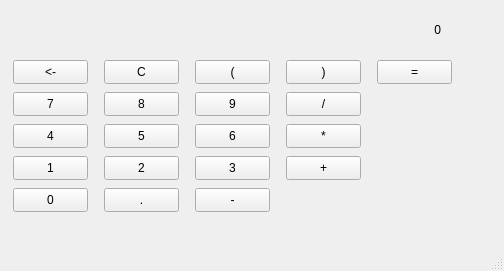
<?xml version="1.0" encoding="UTF-8"?>
<ui version="4.0">
 <class>MainWindow</class>
 <widget class="QMainWindow" name="MainWindow">
  <property name="geometry">
   <rect>
    <x>0</x>
    <y>0</y>
    <width>504</width>
    <height>271</height>
   </rect>
  </property>
  <property name="windowTitle">
   <string>MainWindow</string>
  </property>
  <widget class="QWidget" name="centralwidget">
   <widget class="QLabel" name="lblResult">
    <property name="geometry">
     <rect>
      <x>10</x>
      <y>20</y>
      <width>431</width>
      <height>19</height>
     </rect>
    </property>
    <property name="styleSheet">
     <string notr="true">font: 12pt &quot;Sans Serif&quot;;</string>
    </property>
    <property name="text">
     <string>0</string>
    </property>
    <property name="alignment">
     <set>Qt::AlignmentFlag::AlignRight|Qt::AlignmentFlag::AlignTrailing|Qt::AlignmentFlag::AlignVCenter</set>
    </property>
   </widget>
   <widget class="QPushButton" name="btnEqual">
    <property name="geometry">
     <rect>
      <x>377</x>
      <y>60</y>
      <width>75</width>
      <height>24</height>
     </rect>
    </property>
    <property name="sizePolicy">
     <sizepolicy hsizetype="Minimum" vsizetype="Fixed">
      <horstretch>0</horstretch>
      <verstretch>0</verstretch>
     </sizepolicy>
    </property>
    <property name="minimumSize">
     <size>
      <width>0</width>
      <height>0</height>
     </size>
    </property>
    <property name="maximumSize">
     <size>
      <width>1000</width>
      <height>1000</height>
     </size>
    </property>
    <property name="styleSheet">
     <string notr="true"/>
    </property>
    <property name="text">
     <string>=</string>
    </property>
    <attribute name="buttonGroup">
     <string notr="true">buttonGroup</string>
    </attribute>
   </widget>
   <widget class="QPushButton" name="btnMinus">
    <property name="geometry">
     <rect>
      <x>195</x>
      <y>188</y>
      <width>75</width>
      <height>24</height>
     </rect>
    </property>
    <property name="styleSheet">
     <string notr="true"/>
    </property>
    <property name="text">
     <string>-</string>
    </property>
    <attribute name="buttonGroup">
     <string notr="true">btnGrpDisp</string>
    </attribute>
   </widget>
   <widget class="QPushButton" name="btnPoint">
    <property name="geometry">
     <rect>
      <x>104</x>
      <y>188</y>
      <width>75</width>
      <height>24</height>
     </rect>
    </property>
    <property name="text">
     <string>.</string>
    </property>
    <attribute name="buttonGroup">
     <string notr="true">btnGrpDisp</string>
    </attribute>
   </widget>
   <widget class="QPushButton" name="btn0">
    <property name="geometry">
     <rect>
      <x>13</x>
      <y>188</y>
      <width>75</width>
      <height>24</height>
     </rect>
    </property>
    <property name="text">
     <string>0</string>
    </property>
    <attribute name="buttonGroup">
     <string notr="true">btnGrpDisp</string>
    </attribute>
   </widget>
   <widget class="QPushButton" name="btnPlus">
    <property name="geometry">
     <rect>
      <x>286</x>
      <y>156</y>
      <width>75</width>
      <height>24</height>
     </rect>
    </property>
    <property name="styleSheet">
     <string notr="true"/>
    </property>
    <property name="text">
     <string>+</string>
    </property>
    <attribute name="buttonGroup">
     <string notr="true">btnGrpDisp</string>
    </attribute>
   </widget>
   <widget class="QPushButton" name="btn2">
    <property name="geometry">
     <rect>
      <x>104</x>
      <y>156</y>
      <width>75</width>
      <height>24</height>
     </rect>
    </property>
    <property name="text">
     <string>2</string>
    </property>
    <attribute name="buttonGroup">
     <string notr="true">btnGrpDisp</string>
    </attribute>
   </widget>
   <widget class="QPushButton" name="btn3">
    <property name="geometry">
     <rect>
      <x>195</x>
      <y>156</y>
      <width>75</width>
      <height>24</height>
     </rect>
    </property>
    <property name="text">
     <string>3</string>
    </property>
    <attribute name="buttonGroup">
     <string notr="true">btnGrpDisp</string>
    </attribute>
   </widget>
   <widget class="QPushButton" name="btn1">
    <property name="geometry">
     <rect>
      <x>13</x>
      <y>156</y>
      <width>75</width>
      <height>24</height>
     </rect>
    </property>
    <property name="text">
     <string>1</string>
    </property>
    <attribute name="buttonGroup">
     <string notr="true">btnGrpDisp</string>
    </attribute>
   </widget>
   <widget class="QPushButton" name="btnMul">
    <property name="geometry">
     <rect>
      <x>286</x>
      <y>124</y>
      <width>75</width>
      <height>24</height>
     </rect>
    </property>
    <property name="styleSheet">
     <string notr="true"/>
    </property>
    <property name="text">
     <string>*</string>
    </property>
    <attribute name="buttonGroup">
     <string notr="true">btnGrpDisp</string>
    </attribute>
   </widget>
   <widget class="QPushButton" name="btn5">
    <property name="geometry">
     <rect>
      <x>104</x>
      <y>124</y>
      <width>75</width>
      <height>24</height>
     </rect>
    </property>
    <property name="text">
     <string>5</string>
    </property>
    <attribute name="buttonGroup">
     <string notr="true">btnGrpDisp</string>
    </attribute>
   </widget>
   <widget class="QPushButton" name="btn4">
    <property name="geometry">
     <rect>
      <x>13</x>
      <y>124</y>
      <width>75</width>
      <height>24</height>
     </rect>
    </property>
    <property name="text">
     <string>4</string>
    </property>
    <attribute name="buttonGroup">
     <string notr="true">btnGrpDisp</string>
    </attribute>
   </widget>
   <widget class="QPushButton" name="btn6">
    <property name="geometry">
     <rect>
      <x>195</x>
      <y>124</y>
      <width>75</width>
      <height>24</height>
     </rect>
    </property>
    <property name="text">
     <string>6</string>
    </property>
    <attribute name="buttonGroup">
     <string notr="true">btnGrpDisp</string>
    </attribute>
   </widget>
   <widget class="QPushButton" name="btn9">
    <property name="geometry">
     <rect>
      <x>195</x>
      <y>92</y>
      <width>75</width>
      <height>24</height>
     </rect>
    </property>
    <property name="text">
     <string>9</string>
    </property>
    <attribute name="buttonGroup">
     <string notr="true">btnGrpDisp</string>
    </attribute>
   </widget>
   <widget class="QPushButton" name="btnDiv">
    <property name="geometry">
     <rect>
      <x>286</x>
      <y>92</y>
      <width>75</width>
      <height>24</height>
     </rect>
    </property>
    <property name="styleSheet">
     <string notr="true"/>
    </property>
    <property name="text">
     <string>/</string>
    </property>
    <attribute name="buttonGroup">
     <string notr="true">btnGrpDisp</string>
    </attribute>
   </widget>
   <widget class="QPushButton" name="btn8">
    <property name="geometry">
     <rect>
      <x>104</x>
      <y>92</y>
      <width>75</width>
      <height>24</height>
     </rect>
    </property>
    <property name="text">
     <string>8</string>
    </property>
    <attribute name="buttonGroup">
     <string notr="true">btnGrpDisp</string>
    </attribute>
   </widget>
   <widget class="QPushButton" name="btn7">
    <property name="geometry">
     <rect>
      <x>13</x>
      <y>92</y>
      <width>75</width>
      <height>24</height>
     </rect>
    </property>
    <property name="text">
     <string>7</string>
    </property>
    <attribute name="buttonGroup">
     <string notr="true">btnGrpDisp</string>
    </attribute>
   </widget>
   <widget class="QPushButton" name="btnBackspace">
    <property name="geometry">
     <rect>
      <x>13</x>
      <y>60</y>
      <width>75</width>
      <height>24</height>
     </rect>
    </property>
    <property name="styleSheet">
     <string notr="true"/>
    </property>
    <property name="text">
     <string>&lt;-</string>
    </property>
    <attribute name="buttonGroup">
     <string notr="true">buttonGroup</string>
    </attribute>
   </widget>
   <widget class="QPushButton" name="btnOpen">
    <property name="geometry">
     <rect>
      <x>195</x>
      <y>60</y>
      <width>75</width>
      <height>24</height>
     </rect>
    </property>
    <property name="styleSheet">
     <string notr="true"/>
    </property>
    <property name="text">
     <string>(</string>
    </property>
    <attribute name="buttonGroup">
     <string notr="true">btnGrpDisp</string>
    </attribute>
   </widget>
   <widget class="QPushButton" name="btnClose">
    <property name="geometry">
     <rect>
      <x>286</x>
      <y>60</y>
      <width>75</width>
      <height>24</height>
     </rect>
    </property>
    <property name="styleSheet">
     <string notr="true"/>
    </property>
    <property name="text">
     <string>)</string>
    </property>
    <attribute name="buttonGroup">
     <string notr="true">btnGrpDisp</string>
    </attribute>
   </widget>
   <widget class="QPushButton" name="btnCancel">
    <property name="geometry">
     <rect>
      <x>104</x>
      <y>60</y>
      <width>75</width>
      <height>24</height>
     </rect>
    </property>
    <property name="styleSheet">
     <string notr="true"/>
    </property>
    <property name="text">
     <string>C</string>
    </property>
    <attribute name="buttonGroup">
     <string notr="true">buttonGroup</string>
    </attribute>
   </widget>
  </widget>
  <widget class="QMenuBar" name="menubar">
   <property name="geometry">
    <rect>
     <x>0</x>
     <y>0</y>
     <width>504</width>
     <height>22</height>
    </rect>
   </property>
  </widget>
  <widget class="QStatusBar" name="statusbar"/>
 </widget>
 <resources/>
 <connections/>
 <buttongroups>
  <buttongroup name="buttonGroup"/>
  <buttongroup name="btnGrpDisp"/>
 </buttongroups>
</ui>
